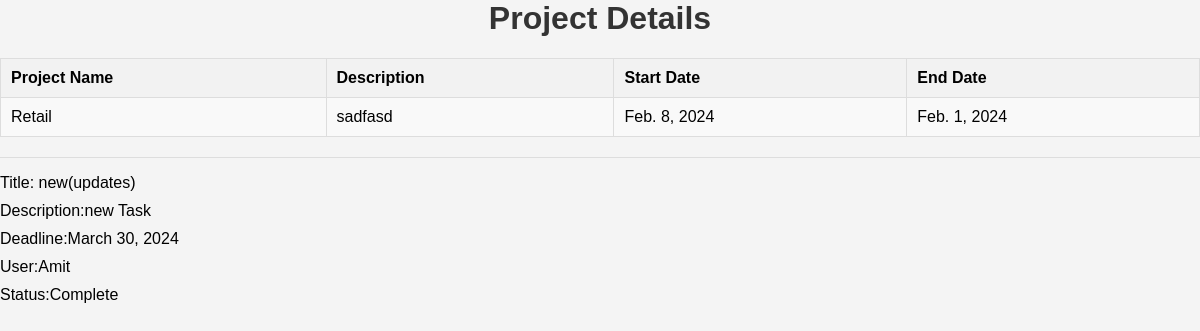
The app's page /single-project/c1ea05bf-fc16-431a-b4fa-f5d6d8e4c6ec/ with its own data.
### project/models.py (models this page shows, shortened)
class projects(models.Model):
    project_name = models.CharField(max_length = 200)
    description = models.TextField()
    start_date = models.DateField()
    end_date = models.DateField()
    id = models.UUIDField(default = uuid.uuid4, primary_key= True,
                          unique = True ,editable=False)

class task(models.Model):
    title = models.CharField(max_length= 200)
    project_name = models.ForeignKey(projects, on_delete = models.CASCADE)
    description = models.TextField()
    deadline = models.DateField()
    user = models.OneToOneField(Users,on_delete = models.CASCADE,null=True)
    status_progress = (
        ("Complete","complete"),("in-progress","progress")
    )
    status = models.CharField(max_length = 2000,choices= status_progress, default ="progress")

class Users(models.Model):
    name = models.CharField(max_length=200)
    id = models.UUIDField(default = uuid.uuid4, primary_key= True,
                          unique = True ,editable=False)
    def __str__(self):
        return self.name

### project/views.py (the view)
# urls.py: path("single-project/<str:pk>/",get_single_project_details,name="single-project"),
def get_single_project_details(request,pk):
    object_project = projects.objects.filter(id = pk)
    obj_task = task.objects.filter(project_name = pk)
    context = {"projects":object_project, "tasks":obj_task}
    return render(request,"single_project.html",context)

### templates/single_project.html (shortened to what this page needs)
<h1>Project Details</h1>
<table>
    <tr>
        <th>Project Name</th>
        <th>Description</th>
        <th>Start Date</th>
        <th>End Date</th>
    </tr>
    {% for project in projects %}
        <tr>
                <td>{{project.project_name}}</td>
                <td>{{project.description}}</td>
                <td>{{project.start_date}}</td>
                <td>{{project.end_date}}</td>
        </tr>
    {% endfor %}
</table>
<hr>
<ul>
{% for task in tasks %}
    <li>Title: {{task.title}}</li>
    <li>Description:{{task.description}}</li>
    <li>Deadline:{{task.deadline}}</li>
    <li>User:{{task.user}}</li>
    <li>Status:{{task.status}}</li>
{% endfor %}
</ul>

### templates/single_project.html (style rules this page uses)
h1 { text-align: center; color: #333; }
table { width: 100%; border-collapse: collapse; margin-top: 20px; }
th, td { padding: 10px; text-align: left; border: 1px solid #ddd; }
th { background-color: #f2f2f2; }
tr:nth-child(even) { background-color: #f9f9f9; }
ul { list-style-type: none; padding: 0; }
li { margin-bottom: 10px; }
hr { border: 0; height: 1px; background-color: #ddd; margin-top: 20px; }

### records on screen
projects: project_name "Retail", description "sadfasd", start_date "Feb. 8, 2024", end_date "Feb. 1, 2024"
task: title "new(updates)", description "new Task", deadline "March 30, 2024", user "Amit", status "Complete"
